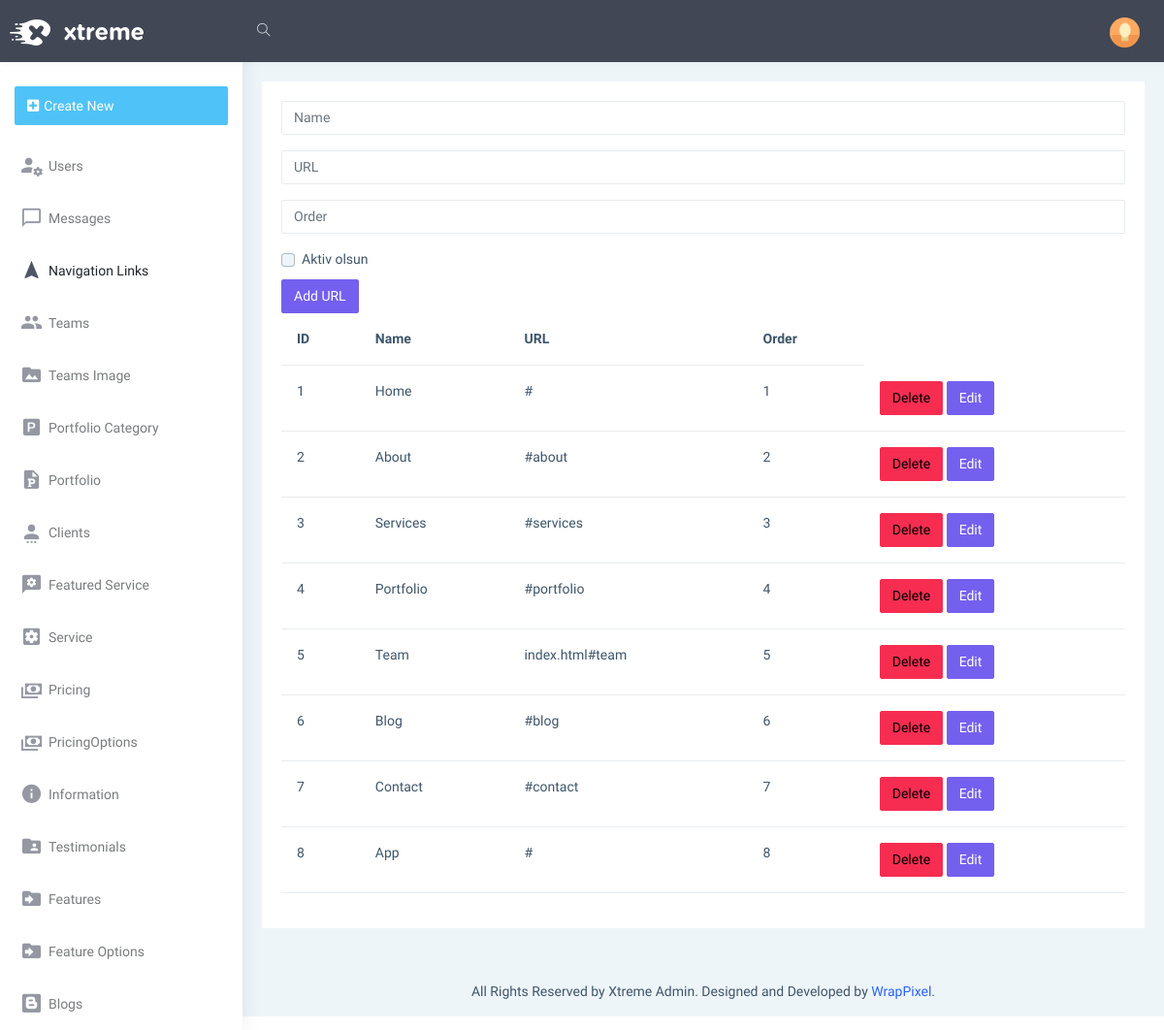
Before: /admin/navlinks with the older database file.
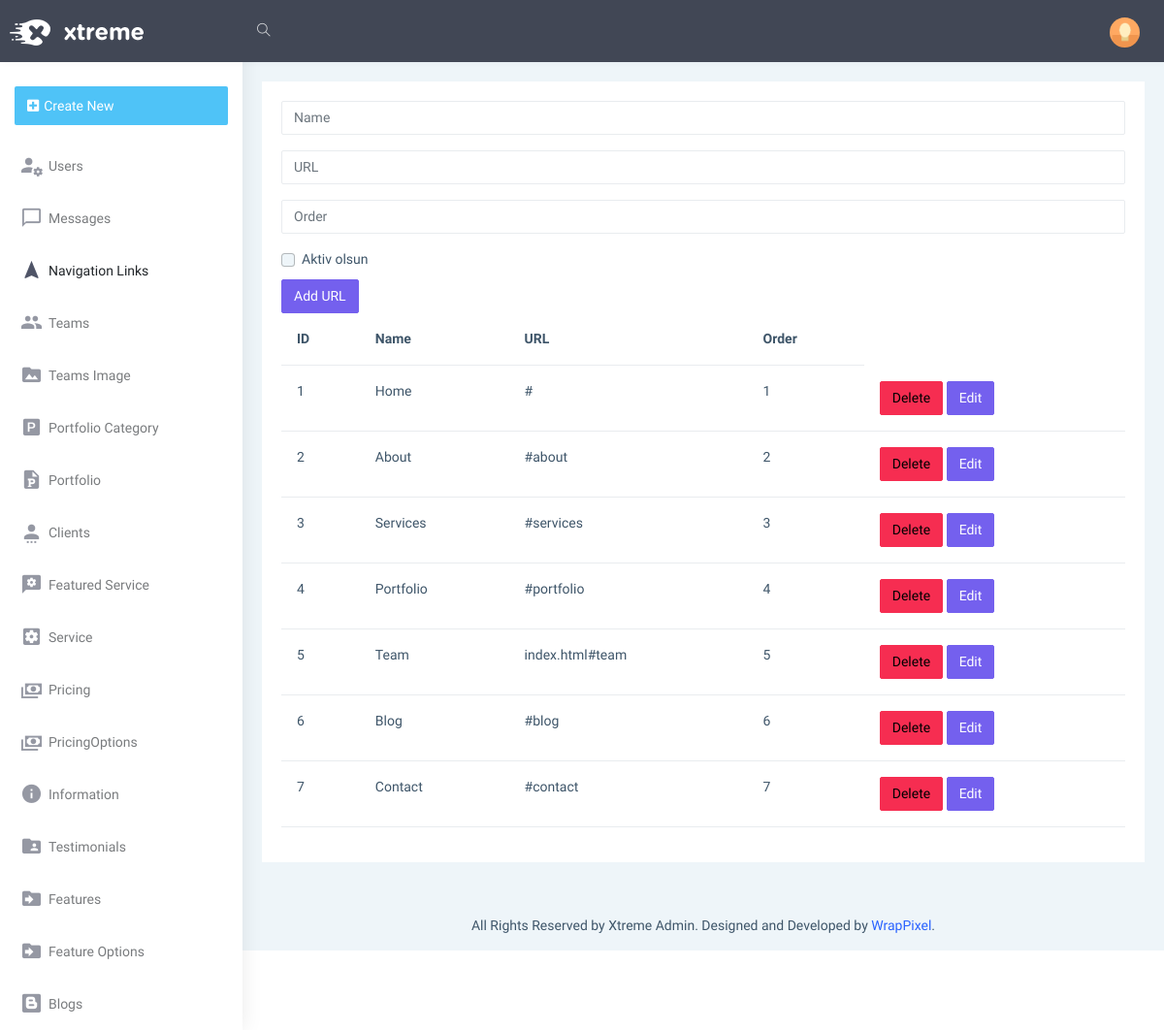
After: the same page with the newer database file.
### models.py (models this page shows)
class NavLinks(db.Model):
    Id=db.Column(db.Integer, primary_key=True)
    Name=db.Column(db.String(25), nullable=False)
    Url=db.Column(db.String(50), nullable=False)
    Order=db.Column(db.Integer, nullable=False)
    IsActive=db.Column(db.Boolean, nullable=False)

### admin/routes/navlinks.py (the view)
@admin_bp.route('/navlinks', methods=['GET','POST'])
def navlinks():
    navlinks=NavLinksForm()
    navigationlink=NavLinks.query.all()
    return render_template('admin/navbar/navlinks.html', navlinks=navlinks, navigationlink=navigationlink)

### admin/forms.py
class NavLinksForm(FlaskForm):
    name=StringField('name')
    url=StringField('url')
    order=IntegerField('order')
    isactive=BooleanField('isactive')
    submit=SubmitField('Add URL')

### admin/templates/admin/navbar/navlinks.html
{% extends 'admin/layout.html' %}
{% block body %}
<form action="/admin/navlinks/add" method="POST">
    <div class="mb-3">
      {{navlinks.name(class="form-control", id="exampleFormControlInput1", placeholder="Name")}}
    </div>
    <div class="mb-3">
      {{navlinks.url(class="form-control", id="exampleFormControlInput1", placeholder="URL")}}
    </div>
    <div class="mb-3">
      {{navlinks.order(class="form-control", id="exampleFormControlInput1", placeholder="Order")}}
    </div>
    <div class="form-check">
      {{navlinks.isactive(class="form-check-input", type="checkbox", id="flexCheckDefault")}}
      <label class="form-check-label" for="flexCheckDefault">
        Aktiv olsun
      </label>
    </div>
    {{navlinks.submit(class='btn btn-primary')}}
</form>
<table class="table">
  <thead>
    <tr>
      <th scope="col">ID</th>
      <th scope="col">Name</th>
      <th scope="col">URL</th>
      <th scope="col">Order</th>
    </tr>
  </thead>
  <tbody>
      {% for navigation in navigationlink %}
    <tr>
      <td>{{navigation.Id}}</td>
      <td>{{navigation.Name}}</td>
      <td>{{navigation.Url}}</td>
      <td>{{navigation.Order}}</td>
      <td>
          <a href="/admin/navlinks/delete/{{navigation.Id}}" class="btn btn-danger">Delete</a>
          <a href="/admin/navlinks/edit/{{navigation.Id}}" class="btn btn-primary">Edit</a>
      </td>
    </tr>
    {% endfor %}
  </tbody>
</table>
{% endblock %}}

### admin/templates/admin/layout.html (shortened to what this page needs)
<!DOCTYPE html>
<html dir="ltr" lang="en">
<head>
    <link href="{{url_for('admin.static', filename='dist/css/style.min.css')}}" rel="stylesheet">
</head>
<body>
    <div id="main-wrapper" data-layout="vertical" data-navbarbg="skin5" data-sidebartype="full"
        data-sidebar-position="absolute" data-header-position="absolute" data-boxed-layout="full">
        <header class="topbar" data-navbarbg="skin5">
            <nav class="navbar top-navbar navbar-expand-md navbar-dark">
                <div class="navbar-header" data-logobg="skin5">
                    <a class="navbar-brand" href="index.html">
                        <b class="logo-icon">
                            <img src="{{url_for('admin.static', filename='assets/images/logo-light-icon.png')}}" alt="homepage" class="light-logo" />
                        </b>
                        <span class="logo-text">
                            <img src="{{url_for('admin.static', filename='assets/images/logo-light-text.png')}}" class="light-logo" alt="homepage" />
                        </span>
                    </a>
                </div>
                <div class="navbar-collapse collapse" id="navbarSupportedContent" data-navbarbg="skin5">
                    <ul class="navbar-nav float-start me-auto">
                        <li class="nav-item search-box"> <a class="nav-link waves-effect waves-dark"
                                href="javascript:void(0)"><i class="ti-search"></i></a>
                        </li>
                    </ul>
                    <ul class="navbar-nav float-end">
                        <li class="nav-item dropdown">
                            <a class="nav-link dropdown-toggle text-muted waves-effect waves-dark pro-pic" href="#" id="navbarDropdown" role="button" data-bs-toggle="dropdown" aria-expanded="false">
                                <img src="./admin/static/assets/images/users/1.jpg" alt="user" class="rounded-circle" width="31">
                            </a>
                        </li>
                    </ul>
                </div>
            </nav>
        </header>
        <aside class="left-sidebar" data-sidebarbg="skin6">
            <div class="scroll-sidebar">
                {% include 'admin/navbar.html'   %}
            </div>
        </aside>
        <div class="page-wrapper">
            <div class="container-fluid">
                <div class="row">
                    <div class="col-12">
                        <div class="card">
                            <div class="card-body">
                                {% block body %}
                                {% endblock %}
                            </div>
                        </div>
                    </div>
                </div>
            </div>
            <footer class="footer text-center">
                All Rights Reserved by Xtreme Admin. Designed and Developed by <a
                    href="https://www.wrappixel.com">WrapPixel</a>.
            </footer>
        </div>
    </div>
</body>
</html>

### admin/templates/admin/navbar.html
<nav class="sidebar-nav">
    <ul id="sidebarnav">
        <li class="p-15 m-t-10"><a href="javascript:void(0)"
                class="btn d-block w-100 create-btn text-white no-block d-flex align-items-center"><i
                    class="fa fa-plus-square"></i> <span class="hide-menu m-l-5">Create New</span> </a>
        </li>
        <li class="sidebar-item"> <a class="sidebar-link waves-effect waves-dark sidebar-link"
            href="/admin/users" aria-expanded="false"><i class="mdi mdi-account-settings-variant"></i><span
                class="hide-menu">Users</span></a></li>
        <li class="sidebar-item"> <a class="sidebar-link waves-effect waves-dark sidebar-link"
                href="/admin/messages" aria-expanded="false"><i class="mdi mdi-message-outline"></i><span
                    class="hide-menu">Messages</span></a></li>
        <li class="sidebar-item"> <a class="sidebar-link waves-effect waves-dark sidebar-link"
                href="/admin/navlinks" aria-expanded="false"><i class="mdi mdi-navigation"></i><span
                    class="hide-menu">Navigation Links</span></a></li>
        <li class="sidebar-item"> <a class="sidebar-link waves-effect waves-dark sidebar-link"
                href="/admin/teams" aria-expanded="false"><i class="mdi mdi-account-multiple"></i><span
                    class="hide-menu">Teams</span></a></li>
        <li class="sidebar-item"> <a class="sidebar-link waves-effect waves-dark sidebar-link"
                href="/admin/teamsimage" aria-expanded="false"><i class="mdi mdi-folder-image"></i><span
                    class="hide-menu">Teams Image</span></a></li>
        <li class="sidebar-item"> <a class="sidebar-link waves-effect waves-dark sidebar-link"
                href="/admin/portfoliocategory" aria-expanded="false"><i class="mdi mdi-file-powerpoint-box"></i><span
                    class="hide-menu">Portfolio Category</span></a></li>
        <li class="sidebar-item"> <a class="sidebar-link waves-effect waves-dark sidebar-link"
                href="/admin/portfolio" aria-expanded="false"><i class="mdi mdi-file-powerpoint"></i><span
                    class="hide-menu">Portfolio</span></a></li>
        <li class="sidebar-item"> <a class="sidebar-link waves-effect waves-dark sidebar-link"
                href="/admin/clients" aria-expanded="false"><i class="mdi mdi-account-settings"></i><span
                    class="hide-menu">Clients</span></a></li>
        <li class="sidebar-item"> <a class="sidebar-link waves-effect waves-dark sidebar-link"
                href="/admin/featuredservice" aria-expanded="false"><i class="mdi mdi-message-settings-variant"></i><span
                    class="hide-menu">Featured Service</span></a></li>
        <li class="sidebar-item"> <a class="sidebar-link waves-effect waves-dark sidebar-link"
                href="/admin/service" aria-expanded="false"><i class="mdi mdi-settings-box"></i><span
                    class="hide-menu">Service</span></a></li>
        <li class="sidebar-item"> <a class="sidebar-link waves-effect waves-dark sidebar-link"
                href="/admin/pricing" aria-expanded="false"><i class="mdi mdi-cash-multiple"></i><span
                    class="hide-menu">Pricing</span></a></li>
        <li class="sidebar-item"> <a class="sidebar-link waves-effect waves-dark sidebar-link"
                href="/admin/pricingoption" aria-expanded="false"><i class="mdi mdi-cash-multiple"></i><span
                    class="hide-menu">PricingOptions</span></a></li>
        <li class="sidebar-item"> <a class="sidebar-link waves-effect waves-dark sidebar-link"
                href="/admin/information" aria-expanded="false"><i class="mdi mdi-information"></i><span
                    class="hide-menu">Information</span></a></li>
        <li class="sidebar-item"> <a class="sidebar-link waves-effect waves-dark sidebar-link"
                href="/admin/testimonials" aria-expanded="false"><i class="mdi mdi-folder-account"></i><span
                    class="hide-menu">Testimonials</span></a></li>
        <li class="sidebar-item"> <a class="sidebar-link waves-effect waves-dark sidebar-link"
                href="/admin/features" aria-expanded="false"><i class="mdi mdi-folder-move"></i><span
                    class="hide-menu">Features</span></a></li>
        <li class="sidebar-item"> <a class="sidebar-link waves-effect waves-dark sidebar-link"
                href="/admin/featureoptions" aria-expanded="false"><i class="mdi mdi-folder-move"></i><span
                    class="hide-menu">Feature Options</span></a></li>
        <li class="sidebar-item"> <a class="sidebar-link waves-effect waves-dark sidebar-link"
                href="/admin/blog" aria-expanded="false"><i class="mdi mdi-blogger"></i><span
                    class="hide-menu">Blogs</span></a></li>
    </ul>
</nav>

Changed rows visible on the page:
removed NavLinks: Id "8", Name "App", Url "#", Order "8"
